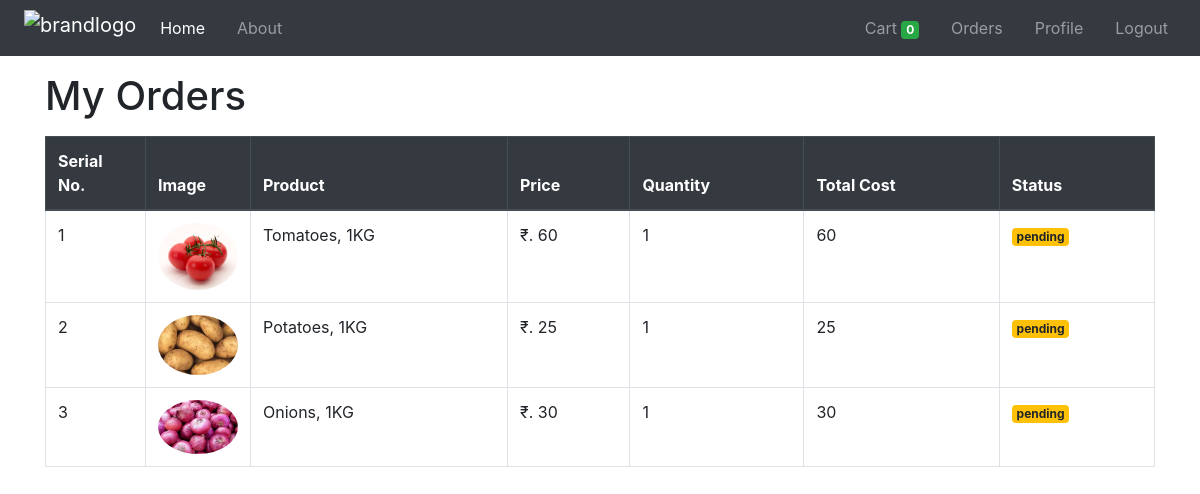
The app's page /orders/ (signed in), older data.
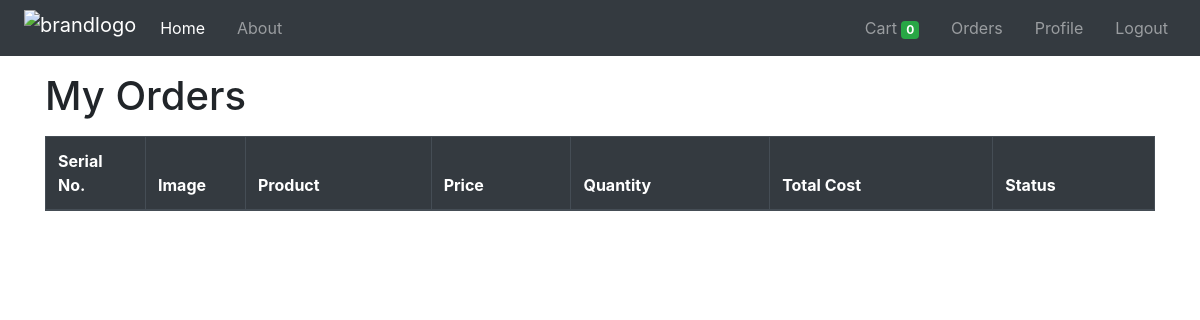
The same page, newer data.
### store/models/orders.py (models this page shows, shortened)
class Order(models.Model):
    product = models.ForeignKey(Product, on_delete=models.CASCADE)
    customer = models.ForeignKey(Customer, on_delete=models.CASCADE)
    quantity = models.IntegerField()
    price = models.IntegerField()
    date = models.DateField(default=datetime.today)
    address = models.TextField(default='')
    phone = models.CharField(max_length=15, default='')
    status = models.BooleanField(default=False)
    @staticmethod
    def getAllOrdersByID(id):
        return Order.objects.filter(customer= id).order_by('-date')

### store/models/product.py (models this page shows, shortened)
class Product(models.Model):
    name = models.CharField(max_length=50)
    price = models.IntegerField(default=0)
    category = models.ForeignKey(Category, on_delete=models.CASCADE, default=1)
    description = models.CharField(max_length=200, default='')
    image = models.ImageField(upload_to='products')

### store/auth.py (the view)
    def middleware(request):
        if not request.session.get('customer_id'):
            return redirect('login')
        response = get_response(request)
        return response

### store/auth.py (called while the page is built)
def auth_middleware(get_response):
    def middleware(request):
        if not request.session.get('customer_id'):
            return redirect('login')
        response = get_response(request)
        return response
    return middleware

### store/templatetags/cart.py (called while the page is built)
@register.filter(name='order_row_cost')
def order_row_cost(num1, num2):
    return num1 * num2

@register.filter(name='currency_converter')
def currency_converter(cost):
    return "₹. "+str(cost)

### store/views.py (called while the page is built)
@auth_middleware
def orderview(request):
    id = request.session.get('customer_id')
    all_orders = Order.getAllOrdersByID(id)
    data = {
        'allorders': all_orders,
    }
    return render(request, 'store/orders.html', data)

### store/templates/store/orders.html
{% extends "store/base.html" %}
{% block content %}
{% load cart %}
    <div class="container">
        <h1 class="my-3">My Orders</h1>
        <table class="table table-bordered">
            <thead class="thead-dark">
                <tr>
                    <th style="width: 100px;">
                        Serial No.
                    </th>
                    <th style="width: 100px;">
                        Image
                    </th>
                    <th>
                        Product
                    </th>
                    <th>
                        Price
                    </th>
                    <th>
                        Quantity
                    </th>
                    <th>
                        Total Cost
                    </th>
                    <th>
                        Status
                    </th>
                </tr>
            </thead>
            {% for ao in allorders %}
                <tr>
                    <td>{{ forloop.counter }}</td>
                    <td><img style="width: 80px;" class="rounded-circle" src="{{ ao.product.image.url }}" alt="product-image"></td>
                    <td>{{ ao.product.name }}</td>
                    <td>{{ ao.product.price|currency_converter }}</td>
                    <td>{{ ao.quantity }}</td>
                    <td>{{ ao.product.price|order_row_cost:ao.quantity }}</td>
                    {% if ao.status %}
                    <td><small class="badge badge-success">accepted</small></td>
                    {% else %}
                    <td><small class="badge badge-warning">pending</small></td>
                    {% endif %}
                </tr>
            {% endfor %}
        </table>
    </div>
{% endblock %}

### store/templates/store/base.html (shortened to what this page needs)
<!doctype html>
<html lang="en">
    <head>
        <link rel="stylesheet" href="https://stackpath.bootstrapcdn.com/bootstrap/4.3.1/css/bootstrap.min.css">
    </head>
    <body>
        <nav class="navbar navbar-expand-lg navbar-dark bg-dark">
            <div class="collapse navbar-collapse" id="navbarSupportedContent">
                <ul class="navbar-nav">
                    <a class="navbar-brand p-0 mx-2" href="{% url 'store-home' %}">
                      <img id="brandlogo" src="https://freshmart.com.np/assets/uploads/company/setting/2019-06-02-05-54-31-freshmart-logo.png" alt="brandlogo">
                    </a>
                    <li class="nav-item active mx-2">
                        <a class="nav-link" href="{% url 'store-home' %}">Home</a>
                    </li>
                    <li class="nav-item mx-2">
                        <a class="nav-link" href="#">About</a>
                    </li>
                </ul>
                <ul class="navbar-nav ml-auto">
                  <li class="nav-item mx-2">
                    <a class="nav-link" href="{% url 'store-cart' %}">
                      Cart <span class="badge badge-success">{{ request.session.cart.keys|length }}</span>
                    </a>
                  </li>
                  {% if request.session.customer_id %}
                  <li class="nav-item mx-2">
                    <a class="nav-link" href="{% url 'store-orders-view' %}">Orders</a>
                  </li>
                  <li class="nav-item mx-2">
                    <a class="nav-link" href="{% url 'customer-profile' %}">Profile</a>
                  </li>
                  <li class="nav-item mx-2">
                    <a class="nav-link" href="{% url 'logout' %}">Logout</a>
                  </li>
                  {% endif %}
            </div>
        </nav>
      {% block content %}{% endblock %}
  </body>
</html>

### store/templates/store/base.html (style rules this page uses)
body { -webkit-user-select: none; -moz-user-select: none; -ms-user-select: none; user-select: none; }
#brandlogo { width: 150px; height: 40px; }

Row changes from the older to the newer data that the page shows:
removed Order: product.image (picture), product.name "Tomatoes, 1KG", product.price "₹. 60", quantity "1", product.price|order_row_cost "60", status "pending"
removed Order: product.image (picture), product.name "Potatoes, 1KG", product.price "₹. 25", quantity "1", product.price|order_row_cost "25", status "pending"
removed Order: product.image (picture), product.name "Onions, 1KG", product.price "₹. 30", quantity "1", product.price|order_row_cost "30", status "pending"
